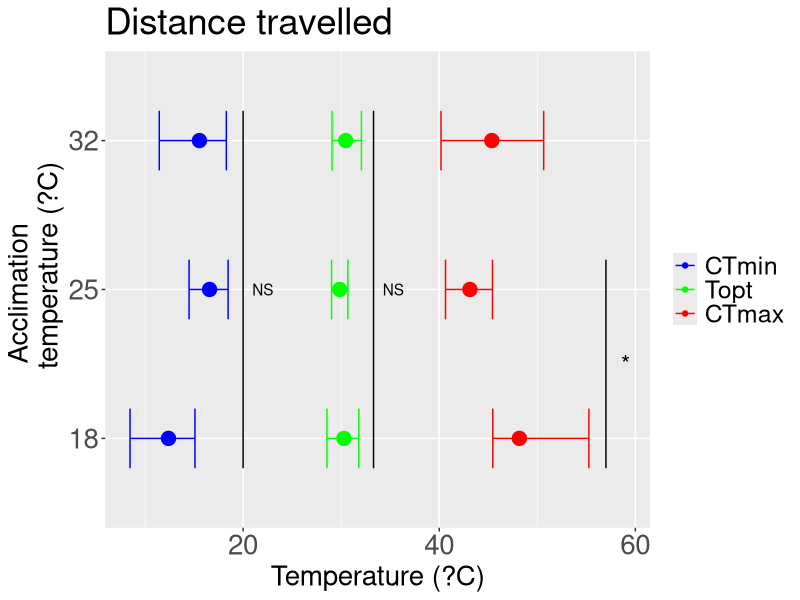
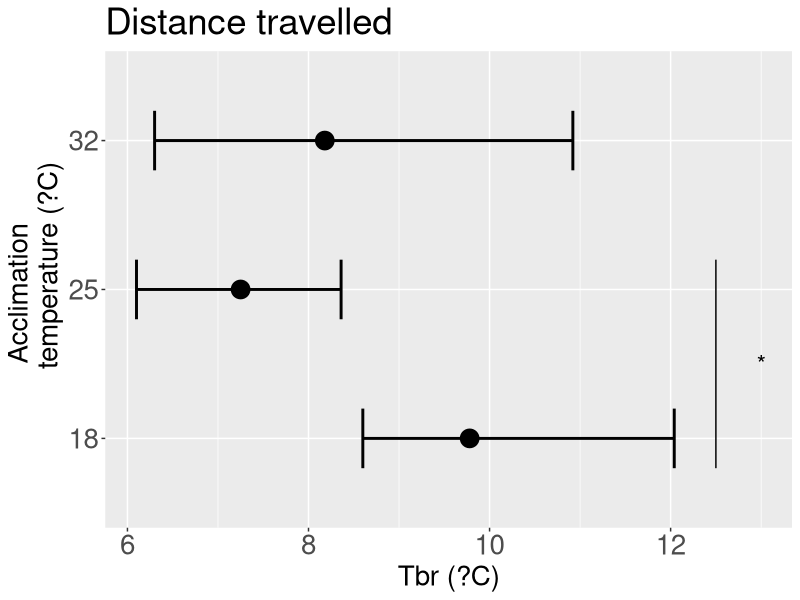
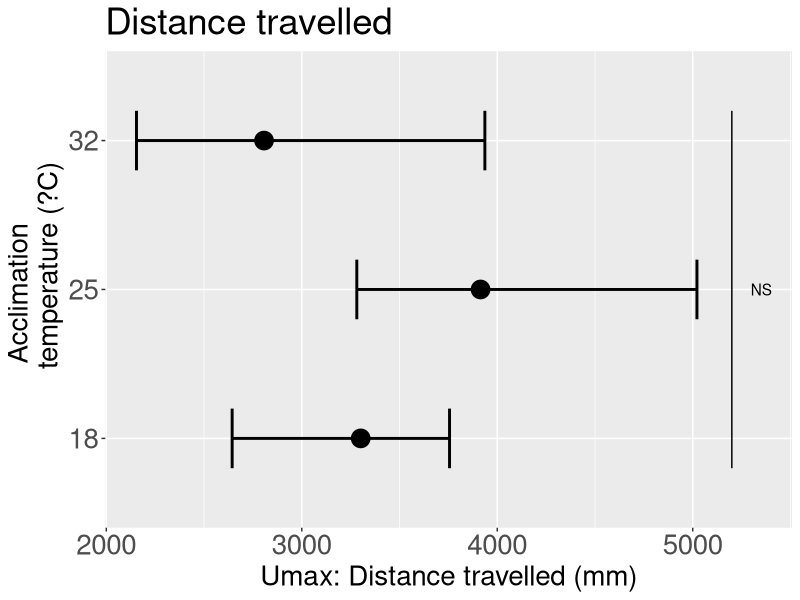
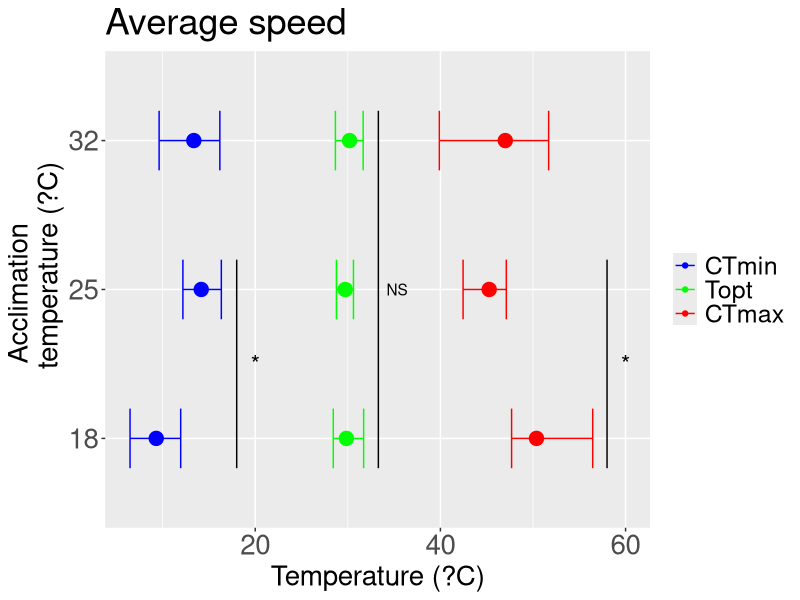
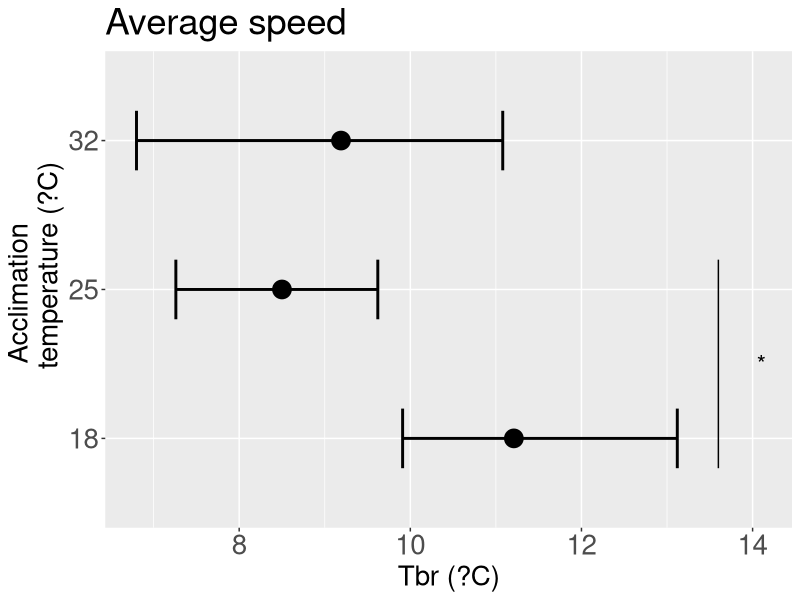
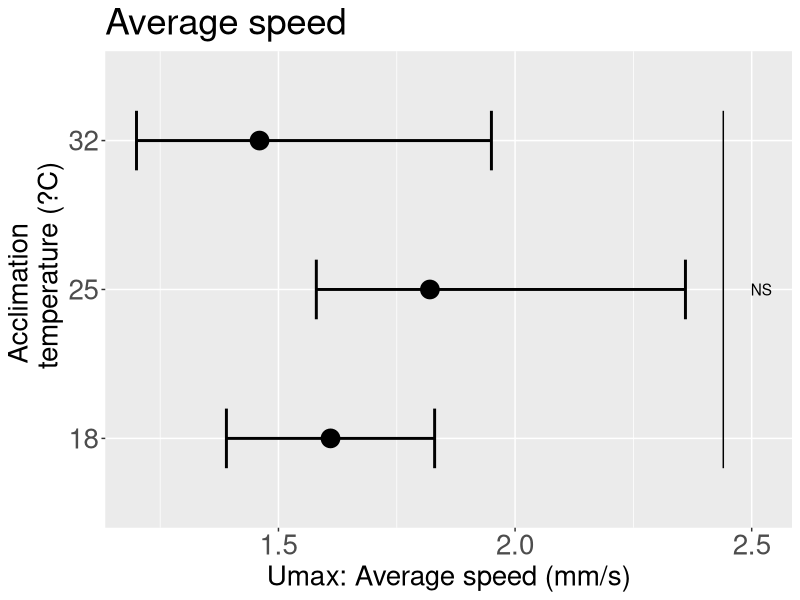
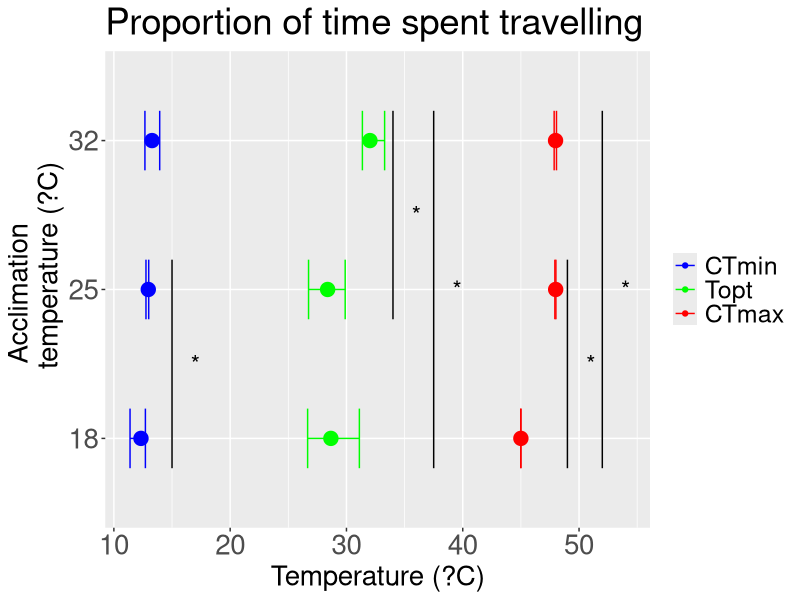
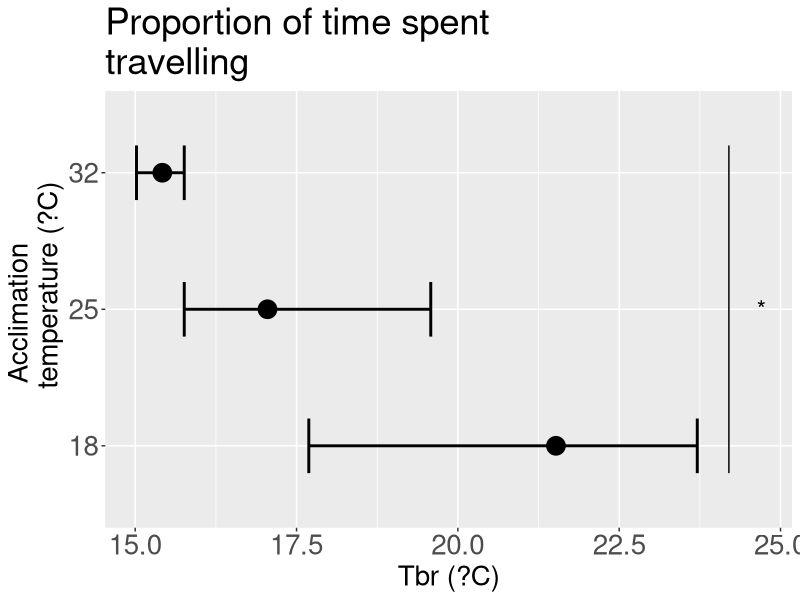

Write R code to recreate these figures, in order. (Note: this script raises an error after producing the figures.)
setwd("Documents/R/Locomotion performance/Confidence intervals/Data")

#Load packages
library(ggplot2)
library(ggthemes)
library(multcompView)
library(dplyr)

#Distance travelled 
# load in data 
dt <- read.csv("all parameters_distance travelled.csv", header = TRUE, sep= ";")

dt$Acclimation <- as.character(dt$Acclimation)


p1 <- ggplot(dt) + 
  
  geom_errorbar(aes(y = Acclimation, xmin = lowerTmax, xmax = upperTmax, col = 'Red'),size = 0.5, width = 0.4) +
  geom_point(aes(y = Acclimation, x = Tmax, size = 0.01, col = 'Red')) +
  geom_errorbar(aes(y = Acclimation, xmin = lowerTopt, xmax = upperTopt, col = 'Green'), size = 0.5, width = 0.4) +
  geom_point(aes(y = Acclimation, x = Topt, size = 0.01, col = 'Green')) + 
  geom_errorbar(aes(y = Acclimation, xmin = lowerTmin, xmax = upperTmin, col = 'Blue'), size = 0.5, width = 0.4) +
  geom_point(aes(y = Acclimation, x = Tmin, size = 0.01, col = 'Blue')) + 
  labs(x = 'Temperature (?C)', 
       y = 'Acclimation \n      temperature (?C)',
       title = 'Distance travelled')  +
  theme(axis.text=element_text(size=20),
        axis.title=element_text(size=20))+
  theme(legend.position = "right")+
  theme(title = element_text(size=22))+
  theme(legend.title = element_blank())+ 
  scale_size(guide='none')+
  scale_color_manual(labels = c("CTmin", "Topt", "CTmax"), values = c("Blue", "Green", "Red")) +
  theme(legend.text = element_text(size=18))+
  geom_text(aes(y= Acclimation, x = 20, label = ''))+
  geom_text(aes(y= Acclimation, x = 33.5, label = ''))+
  geom_text(aes(y= 3, x = 57, label = ''))+
  geom_text(aes(y= 2, x = 57, label = ''))+
  geom_text(aes(y= 1, x = 57, label = ''))+
  geom_line(aes(x=x, y=y), data=tibble(x=20, y=c(0.8, 3.2)))+
  geom_line(aes(x=x, y=y), data=tibble(x=33.3, y=c(0.8, 3.2)))+
  geom_line(aes(x=x, y=y), data=tibble(x=57, y=c(0.8, 2.2)))+
  geom_text(aes(x=x,y=y),data=tibble(x=22,y=2),label="NS")+
  geom_text(aes(x=x,y=y),data=tibble(x=35.3,y=2),label="NS")+
  geom_text(aes(x=x,y=y),data=tibble(x=59,y=1.5),label="*", size=6)
  
p1

#Tbr 

p2 <- ggplot(dt) + 
  geom_errorbar(aes(y = Acclimation, xmin = lowerTbr, xmax = upperTbr, size = 0.005), width = 0.4) +
  geom_point(aes(y = Acclimation, x = Tbr, size= 0.01)) + 
  labs(x = 'Tbr (?C)', 
       y = 'Acclimation \n      temperature (?C)', 
       title = 'Distance travelled')+ 
  theme(axis.text=element_text(size=20),
        axis.title=element_text(size=20))+
  theme(legend.position = "none")+
  theme(title = element_text(size=22))+
  geom_text(aes(y= 3, x = 12.5, label = ''))+
  geom_text(aes(y= 2, x = 12.5, label = ''))+
  geom_text(aes(y= 1, x = 12.5, label = ''))+
  geom_line(aes(x=x, y=y), data=tibble(x=12.5, y=c(0.8, 2.2)))+
  geom_text(aes(x=x,y=y),data=tibble(x=13,y=1.5),label="*", size=6)

p2
# Rmax 


p3 <- ggplot(dt) + 
  geom_errorbar(aes(y = Acclimation, xmin = lowerRmax, xmax = upperRmax, size = 0.005), width = 0.4) +
  geom_point(aes(y = Acclimation, x = Rmax, size= 0.01)) + 
  labs(x = 'Umax: Distance travelled (mm)', 
       y = 'Acclimation \n      temperature (?C)', 
       title = 'Distance travelled')+ 
  theme(axis.text=element_text(size=20),
        axis.title=element_text(size=20))+
  theme(legend.position = "none")+
  theme(title = element_text(size=22))+
  geom_text(aes(y= Acclimation, x = 5200, label = ''))+
  geom_line(aes(x=x, y=y), data=tibble(x=5200, y=c(0.8, 3.2)))+
  geom_text(aes(x=x,y=y),data=tibble(x=5350,y=2),label="NS")
  

p3

#Average speed 
# load in data (average speed)
as <- read.csv("all parameters_average_speed.csv", header = TRUE, sep= ";")

as$Acclimation <- as.character(as$Acclimation)


p4 <- ggplot(as) + 
  
  geom_errorbar(aes(y = Acclimation, xmin = lowerTmax, xmax = upperTmax, col = 'Red'),size = 0.5, width = 0.4) +
  geom_point(aes(y = Acclimation, x = Tmax, size = 0.01, col = 'Red')) +
  geom_errorbar(aes(y = Acclimation, xmin = lowerTopt, xmax = upperTopt, col = 'Green'), size = 0.5, width = 0.4) +
  geom_point(aes(y = Acclimation, x = Topt, size = 0.01, col = 'Green')) + 
  geom_errorbar(aes(y = Acclimation, xmin = lowerTmin, xmax = upperTmin, col = 'Blue'), size = 0.5
                , width = 0.4) +
  geom_point(aes(y = Acclimation, x = Tmin, size = 0.01, col = 'Blue')) + 
  labs(x = 'Temperature (?C)', 
       y = 'Acclimation \n      temperature (?C)',
       title = 'Average speed')  +
  theme(axis.text=element_text(size=20),
        axis.title=element_text(size=20))+
  theme(legend.position = "right")+
  theme(title = element_text(size=22))+
  theme(legend.title = element_blank())+ 
  scale_size(guide='none')+
  scale_color_manual(labels = c("CTmin", "Topt", "CTmax"), values = c("Blue", "Green", "Red")) +
  theme(legend.text = element_text(size=18))+
  geom_text(aes(y= 3, x = 18, label = ''))+
  geom_text(aes(y= 2, x = 18, label = ''))+
  geom_text(aes(y= 1, x = 18, label = ''))+
  geom_text(aes(y= Acclimation, x = 33, label = ''))+
  geom_text(aes(y= 3, x = 58, label = ''))+
  geom_text(aes(y= 2, x = 58, label = ''))+
  geom_text(aes(y= 1, x = 58, label = ''))+
  geom_line(aes(x=x, y=y), data=tibble(x=18, y=c(0.8, 2.2)))+
  geom_line(aes(x=x, y=y), data=tibble(x=33.3, y=c(0.8, 3.2)))+
  geom_line(aes(x=x, y=y), data=tibble(x=58, y=c(0.8, 2.2)))+
  geom_text(aes(x=x,y=y),data=tibble(x=20,y=1.5),label="*", size=6)+
  geom_text(aes(x=x,y=y),data=tibble(x=35.3,y=2),label="NS")+
  geom_text(aes(x=x,y=y),data=tibble(x=60,y=1.5),label="*", size=6)

p4

#Tbr 

p5 <- ggplot(as) + 
  geom_errorbar(aes(y = Acclimation, xmin = lowerTbr, xmax = upperTbr, size = 0.005), width = 0.4) +
  geom_point(aes(y = Acclimation, x = Tbr, size= 0.01)) + 
  labs(x = 'Tbr (?C)', 
       y = 'Acclimation \n      temperature (?C)', 
       title = 'Average speed')+ 
  theme(axis.text=element_text(size=20),
        axis.title=element_text(size=20))+
  theme(legend.position = "none")+
  theme(title = element_text(size=22))+
  geom_text(aes(y= 3, x = 13.5, label = ''))+
  geom_text(aes(y= 2, x = 13.5, label = ''))+
  geom_text(aes(y= 1, x = 13.5, label = ''))+
  geom_line(aes(x=x, y=y), data=tibble(x=13.6, y=c(0.8, 2.2)))+
  geom_text(aes(x=x,y=y),data=tibble(x=14.1,y=1.5),label="*", size=6)


p5

# Rmax 


p6 <- ggplot(as) + 
  geom_errorbar(aes(y = Acclimation, xmin = lowerRmax, xmax = upperRmax, size = 0.005), width = 0.4) +
  geom_point(aes(y = Acclimation, x = Rmax, size= 0.01)) + 
  labs(x = 'Umax: Average speed (mm/s)', 
       y = 'Acclimation \n      temperature (?C)', 
       title = 'Average speed')+ 
  theme(axis.text=element_text(size=20),
        axis.title=element_text(size=20))+
  theme(legend.position = "none")+
  theme(title = element_text(size=22))+
  geom_text(aes(y=Acclimation, x= 2.4, label=''))+
  geom_line(aes(x=x, y=y), data=tibble(x=2.44, y=c(0.8, 3.2)))+
  geom_text(aes(x=x,y=y),data=tibble(x=2.52,y=2),label="NS")

p6


#size = 1500 

#Time spent travelling
# load in data (time spent travelling)
tt <- read.csv("all_parameters_time_travelling.csv", header = TRUE, sep= ";")

tt$Acclimation <- as.character(tt$Acclimation)


p7 <- ggplot(tt) + 
  
  geom_errorbar(aes(y = Acclimation, xmin = lowerTmax, xmax = upperTmax, col = 'Red'),size = 0.5, width = 0.4) +
  geom_point(aes(y = Acclimation, x = Tmax, size = 0.01, col = 'Red')) +
  geom_errorbar(aes(y = Acclimation, xmin = lowerTopt, xmax = upperTopt, col = 'Green'), size = 0.5, width = 0.4) +
  geom_point(aes(y = Acclimation, x = Topt, size = 0.01, col = 'Green')) + 
  geom_errorbar(aes(y = Acclimation, xmin = lowerTmin, xmax = upperTmin, col = 'Blue'), size = 0.5, width = 0.4) +
  geom_point(aes(y = Acclimation, x = Tmin, size = 0.01, col = 'Blue')) + 
  labs(x = 'Temperature (?C)', 
       y = 'Acclimation \n      temperature (?C)',
       title = 'Proportion of time spent travelling')  +
  theme(axis.text=element_text(size=20),
        axis.title=element_text(size=20))+
  theme(legend.position = "right")+
  theme(title = element_text(size=22))+
  theme(legend.title = element_blank())+ 
  scale_size(guide='none')+
  scale_color_manual(labels = c("CTmin", "Topt", "CTmax"), values = c("Blue", "Green", "Red")) +
  theme(legend.text = element_text(size=18))+
  geom_text(aes(y= 3, x = 15, label = ''))+
  geom_text(aes(y= 2, x = 15, label = ''))+
  geom_text(aes(y= 1, x = 15, label = ''))+
  geom_text(aes(y= 3, x = 34, label = ''))+
  geom_text(aes(y= 2, x = 34, label = ''))+
  geom_text(aes(y= 1, x = 34, label = ''))+
  geom_text(aes(y= 3, x = 50, label = ''))+
  geom_text(aes(y= 2, x = 50, label = ''))+
  geom_text(aes(y= 1, x = 50, label = ''))+
  
    geom_line(aes(x=x, y=y), data=tibble(x=15, y=c(0.8, 2.2)))+
  geom_line(aes(x=x, y=y), data=tibble(x=34, y=c(1.8, 3.2)))+
  geom_line(aes(x=x, y=y), data=tibble(x=37.5, y=c(0.8, 3.2)))+
  geom_line(aes(x=x, y=y), data=tibble(x=49, y=c(0.8, 2.2)))+
  geom_line(aes(x=x, y=y), data=tibble(x=52, y=c(0.8, 3.2)))+
  
  geom_text(aes(x=x,y=y),data=tibble(x=17,y=1.5),label="*", size=6)+
  geom_text(aes(x=x,y=y),data=tibble(x=36,y=2.5),label="*", size=6)+
  geom_text(aes(x=x,y=y),data=tibble(x=39.5,y=2),label="*", size=6)+
  geom_text(aes(x=x,y=y),data=tibble(x=51,y=1.5),label="*", size=6)+
  geom_text(aes(x=x,y=y),data=tibble(x=54,y=2),label="*", size=6)

p7

#Tbr 

p8 <- ggplot(tt) + 
  geom_errorbar(aes(y = Acclimation, xmin = lowerTbr, xmax = upperTbr, size = 0.005), width = 0.4) +
  geom_point(aes(y = Acclimation, x = Tbr, size= 0.1)) + 
  labs(x = 'Tbr (?C)', 
       y = 'Acclimation \n      temperature (?C)', 
       title = 'Proportion of time spent\ntravelling')+ 
  theme(axis.text=element_text(size=20),
        axis.title=element_text(size=20))+
  theme(legend.position = "none")+
  theme(title = element_text(size=22))+
  geom_text(aes(y= 3, x = 24.2, label = ''))+
  geom_text(aes(y= 2, x = 24.2, label = ''))+
  geom_text(aes(y= 1, x = 24.2, label = ''))+
  geom_line(aes(x=x, y=y), data=tibble(x=24.2, y=c(0.8, 3.2)))+
  geom_text(aes(x=x,y=y),data=tibble(x=24.7,y=2),label="*", size=6)


p8

# Rmax 

p9 <- ggplot(tt) + 
  geom_errorbar(aes(y = Acclimation, xmin = lowerRmax, xmax = upperRmax, size = 0.005), width = 0.4) +
  geom_point(aes(y = Acclimation, x = Rmax, size= 0.01)) + 
  labs(x = 'Umax: Proportion of time spent travelling \n (log(minutes travelling+1)', 
       y = 'Acclimation \n      temperature (?C)', 
       title = 'Proportion of time spent\ntravelling')+ 
  theme(axis.text=element_text(size=20),
        axis.title=element_text(size=20))+
  theme(legend.position = "none")+
  theme(title = element_text(size=22))+
  geom_text(aes(y= 3, x = 1.38, label = ''))+
  geom_text(aes(y= 2, x = 1.38, label = ''))+
  geom_text(aes(y= 1, x = 1.38, label = ''))+
  geom_line(aes(x=x, y=y), data=tibble(x=1.38, y=c(1.8, 3.2)))+
  geom_text(aes(x=x,y=y),data=tibble(x=1.4,y=2.5),label="*", size=6)

p9


#Max speed
# load in data
ms <- read.csv("all_parameters_max_speed.csv", header = TRUE, sep= ";")

ms$Acclimation <- as.character(ms$Acclimation)


p10 <- ggplot(ms) + 
  
  geom_errorbar(aes(y = Acclimation, xmin = lowerTmax, xmax = upperTmax, col = 'Red'),size = 0.5, width = 0.4) +
  geom_point(aes(y = Acclimation, x = Tmax, size = 0.01, col = 'Red')) +
  geom_errorbar(aes(y = Acclimation, xmin = lowerTopt, xmax = upperTopt, col = 'Green'), size = 0.5, width = 0.4) +
  geom_point(aes(y = Acclimation, x = Topt, size = 0.01, col = 'Green')) + 
  geom_errorbar(aes(y = Acclimation, xmin = lowerTmin, xmax = upperTmin, col = 'Blue'), size = 0.5, width = 0.4) +
  geom_point(aes(y = Acclimation, x = Tmin, size = 0.01, col = 'Blue')) + 
  labs(x = 'Temperature (?C)', 
       y = 'Acclimation \n      temperature (?C)',
       title = 'Maximum speed')  +
  theme(axis.text=element_text(size=20),
        axis.title=element_text(size=20))+
  theme(legend.position = "right")+
  theme(title = element_text(size=22))+
  theme(legend.title = element_blank())+ 
  scale_size(guide='none')+
  scale_color_manual(labels = c("CTmin", "Topt", "CTmax"), values = c("Blue", "Green", "Red")) +
  theme(legend.text = element_text(size=18))+
  geom_text(aes(y= Acclimation, x = 16.5, label = ''))+
  geom_text(aes(y= Acclimation, x = 38, label = ''))+
  geom_text(aes(y= Acclimation, x = 46.8, label = ''))+
  
  geom_line(aes(x=x, y=y), data=tibble(x=16, y=c(0.8, 3.2)))+
  geom_line(aes(x=x, y=y), data=tibble(x=38, y=c(0.8, 3.2)))+
  geom_line(aes(x=x, y=y), data=tibble(x=46.5, y=c(0.8, 3.2)))+
  
  geom_text(aes(x=x,y=y),data=tibble(x=18,y=2),label="NS")+
  geom_text(aes(x=x,y=y),data=tibble(x=40,y=2),label="NS")+
  geom_text(aes(x=x,y=y),data=tibble(x=48.5,y=2),label="NS")
  

p10

#Tbr 

p11 <- ggplot(ms) + 
  geom_errorbar(aes(y = Acclimation, xmin = lowerTbr, xmax = upperTbr, size = 0.005), width = 0.4) +
  geom_point(aes(y = Acclimation, x = Tbr, size= 0.01)) + 
  labs(x = 'Tbr (?C)', 
       y = 'Acclimation \n      temperature (?C)', 
       title = 'Maximum speed')+ 
  theme(axis.text=element_text(size=20),
        axis.title=element_text(size=20))+
  theme(legend.position = "none")+
  theme(title = element_text(size=22))+
  geom_text(aes(y= Acclimation, x = 13.3, label = ''))+
  geom_line(aes(x=x, y=y), data=tibble(x=13.4, y=c(0.8, 3.2)))+
  geom_text(aes(x=x,y=y),data=tibble(x=13.9,y=2),label="NS")
  


p11

# Rmax 

p12 <- ggplot(ms) + 
  geom_errorbar(aes(y = Acclimation, xmin = lowerRmax, xmax = upperRmax, size = 0.005), width = 0.4) +
  geom_point(aes(y = Acclimation, x = Rmax, size= 0.01)) + 
  labs(x = 'Umax: Maximum speed (mm/s)', 
       y = 'Acclimation \n      temperature (?C)', 
       title = 'Maximum speed')+ 
  theme(axis.text=element_text(size=20),
        axis.title=element_text(size=20))+
  theme(legend.position = "none")+
  theme(title = element_text(size=22))+
  geom_text(aes(y= 3, x = 12.6, label = ''))+
  geom_text(aes(y= 2, x = 12.6, label = ''))+
  geom_text(aes(y= 1, x = 12.6, label = ''))+
  geom_line(aes(x=x, y=y), data=tibble(x=12.6, y=c(1.8, 3.2)))+
  geom_text(aes(x=x,y=y),data=tibble(x=12.8,y=2.5),label="*", size=6)

p12


library(patchwork)

#To save graph with Tmin, Topt and Tmax for each parameter:
p1+p4+p10+p7+ plot_layout(nrow = 4, ncol = 1)

#To save graph with Tbr and Rmax for each parameter 
p2+p3+p5+p6+p11+p12+p8+p9+ plot_layout(nrow = 4, ncol = 2)


+plot_layout(nrow = 3, ncol = 1)


p3+p6+p9+plot_layout(nrow = 3, ncol = 1)


#size = 1500 x 1000
